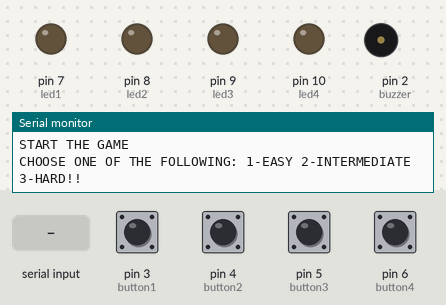
A sketch run on a simulated Arduino Uno, built with avr-gcc and run on an emulated ATmega328P. Shown: output pins drawn as LEDs (lit = HIGH), buzzer (waves = sounding, pin HIGH), the last lines printed to the serial monitor. The inputs (shaded band) are chosen by the test bench; at power-on: pin 3 (button1), pin 4 (button2), pin 5 (button3), pin 6 (button4) HIGH. Random numbers use the default seed unless the sketch sets one.

Above: at 1.2 s.
1.3 s: "1" received over Serial
At 3.1 s:
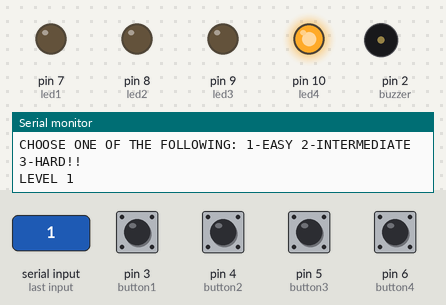
4.3 s: pin 6 (button4) pulled LOW for 0.15 s
At 6.1 s:
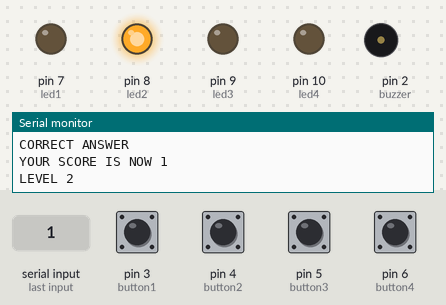
7.4 s: pin 3 (button1) pulled LOW for 0.15 s
At 8.2 s:
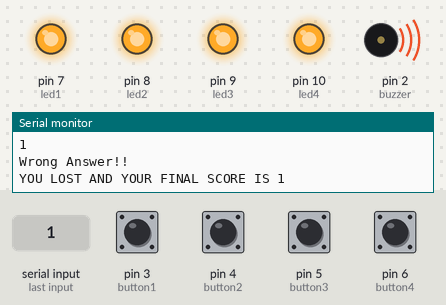
10.5 s: "2" received over Serial
At 12.9 s:
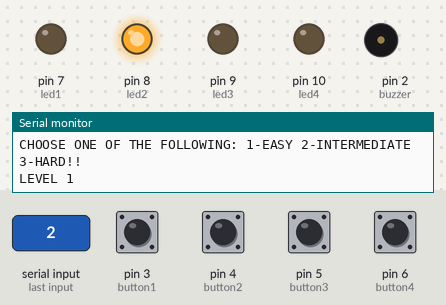
13.5 s: pin 4 (button2) pulled LOW for 0.15 s
At 14.8 s:
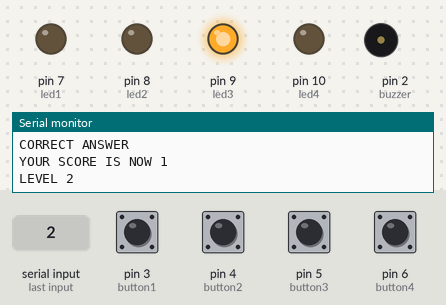
16.5 s: pin 4 (button2) pulled LOW for 1 s
At 18.4 s:
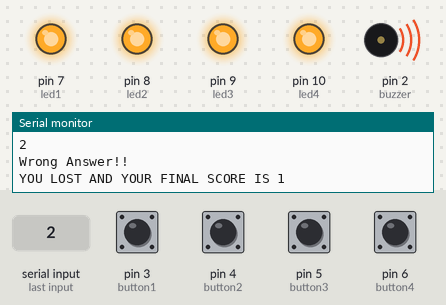
Timing chart, 0 to 20.5 s (numbered marks = the images above; inputs shaded):
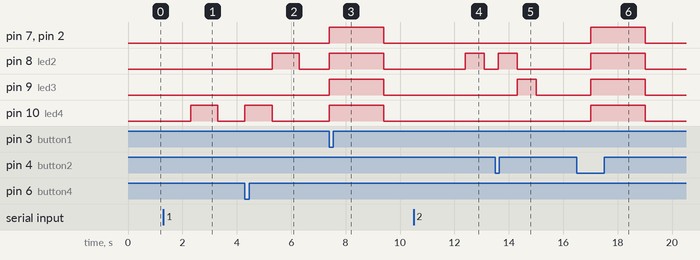

Measured:
- after the input at 1.3 s, pin 10 (led4): LOW → HIGH after 1.0 s, → LOW 1.0 s later
- after the input at 4.3 s, pin 8 (led2): LOW → HIGH after 1.0 s, → LOW 1.0 s later; pin 10 (led4): LOW → HIGH at once, → LOW 1.0 s later
- after the input at 7.4 s, pin 7 (led1), pin 8 (led2), pin 9 (led3), pin 10 (led4), pin 2 (buzzer): LOW → HIGH at once, → LOW 2.0 s later
- after the input at 10.5 s, pin 8 (led2): LOW → HIGH after 1.9 s, → LOW 0.70 s later
- after the input at 13.5 s, pin 8 (led2): LOW → HIGH after 0.11 s, → LOW 0.70 s later; pin 9 (led3): LOW → HIGH after 0.81 s, → LOW 0.70 s later
- after the input at 16.5 s, pin 7 (led1), pin 8 (led2), pin 9 (led3), pin 10 (led4), pin 2 (buzzer): LOW → HIGH after 0.51 s, → LOW 2.0 s later

The sketch:

task1Part1final.ino
```cpp
#define led1 7
#define led2 8
#define led3 9
#define led4 10

#define button1 3
#define button2 4
#define button3 5
#define button4 6

#define buzzer 2

int score = 0;
int randomNumber;
String x = "";
int delayTime;

int in[100];
int out[100];

void setup() {
  Serial.begin(9600);
  Serial.println("START THE GAME");

  pinMode(led1, OUTPUT);
  pinMode(led2, OUTPUT);
  pinMode(led3, OUTPUT);
  pinMode(led4, OUTPUT);

  pinMode(button1, INPUT_PULLUP);
  pinMode(button2, INPUT_PULLUP);
  pinMode(button3, INPUT_PULLUP);
  pinMode(button4, INPUT_PULLUP);

    pinMode(buzzer, OUTPUT);

}

void loop() {
  Serial.println("CHOOSE ONE OF THE FOLLOWING: 1-EASY 2-INTERMEDIATE 3-HARD!!");

  bool diff = false;
  while (!diff) {
    if (Serial.available()) {
      x = Serial.readString();
      diff = true;
    }
  }

  if (x.equals("1")) {
    delayTime = 1000;
  } else if (x.equals("2")) {
    delayTime = 700;
  } else if (x.equals("3")) {
    delayTime = 300;
  } else {
    delayTime = 1000;
  }

  int flag = 0;
  for (int j = 0; j < 100; j++) {
    Serial.print("LEVEL ");
    Serial.println(j + 1);
    randomNumber = random(1, 5);
    in[j] = randomNumber;
    for (int i = 0; i <= j; i++) {
      ledLightneing(in[i], delayTime);
    }

    for (int i = 0; i <= j; i++) {
      delay(500);
      Serial.println("ENTER THE NEXT NUMBER");
      out[i] = getReading();
      Serial.println(out[i]);
      if (out[i] == in[i]) {
        Serial.println("CORRECT ANSWER");
      } else {
        Serial.println("Wrong Answer!!");
        flag = 1;
        break;
      }
    }
    if (flag) {
      Serial.print("YOU LOST AND YOUR FINAL SCORE IS ");
      Serial.println(score);
      score = 0;
       digitalWrite(led1, HIGH);
       digitalWrite(led2, HIGH);
       digitalWrite(led3, HIGH);
       digitalWrite(led4, HIGH);
       digitalWrite(buzzer, HIGH);

       delay(2000);
       digitalWrite(led1, LOW);
       digitalWrite(led2, LOW);
       digitalWrite(led3, LOW);
       digitalWrite(led4, LOW);
       digitalWrite(buzzer, LOW);

       delay(2000);


      break;
    }
    score++;

    Serial.print("YOUR SCORE IS NOW ");
    Serial.println(score);
  }
}

int getReading() {
  bool reading = false;
  int x;
  while (!reading) {
    if (digitalRead(button1) == LOW) {
      x = 1;
      reading = true;
      return x;
    } else if (digitalRead(button2) == LOW) {
      x = 2;
      reading = true;
      return x;
    } else if (digitalRead(button3) == LOW) {
      x = 3;
      reading = true;
      return x;
    } else if (digitalRead(button4) == LOW) {
      x = 4;
      reading = true;
      return x;
    }
  }
}

void ledLightneing(int randomNumber, int delayTime) {
  if (randomNumber == 1) {
    digitalWrite(led1, HIGH);
    delay(delayTime);
    digitalWrite(led1, LOW);
  }
  if (randomNumber == 2) {
    digitalWrite(led2, HIGH);
    delay(delayTime);
    digitalWrite(led2, LOW);
  }
  if (randomNumber == 3) {
    digitalWrite(led3, HIGH);
    delay(delayTime);
    digitalWrite(led3, LOW);
  }
  if (randomNumber == 4) {
    digitalWrite(led4, HIGH);
    delay(delayTime);
    digitalWrite(led4, LOW);
  }
}
```
